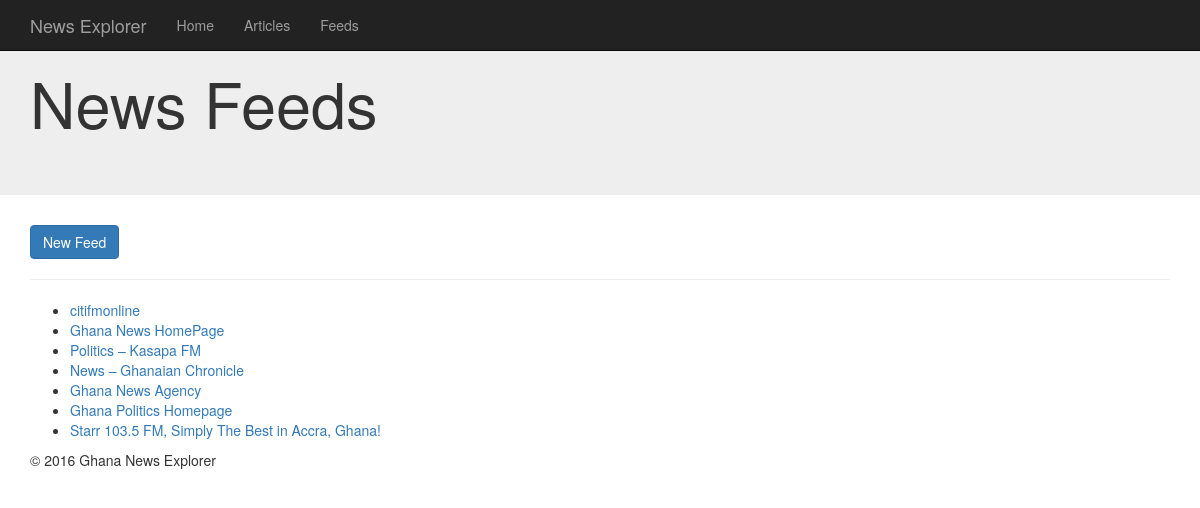
The page /news/feeds/ on the database as committed earlier.
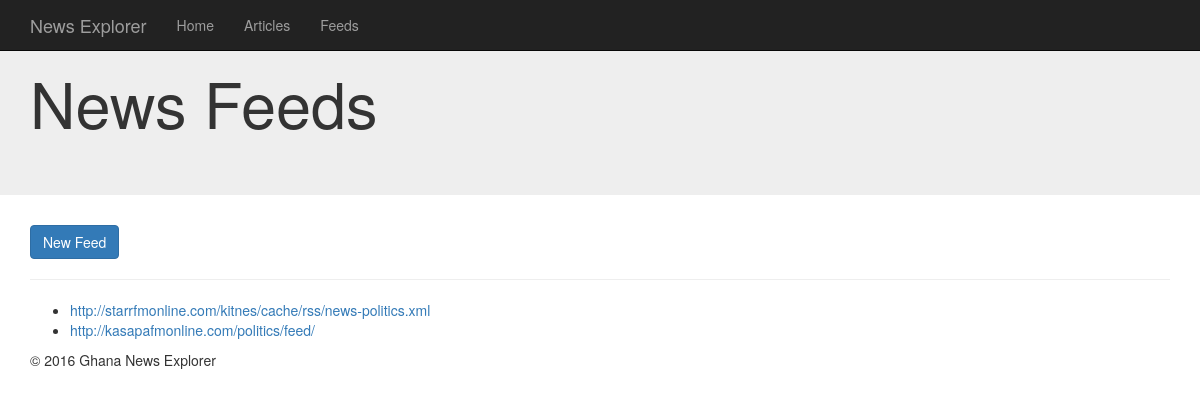
The same page on the database as committed later.
### news/models.py (models this page shows, shortened)
class Feed(models.Model):
    title = models.CharField(max_length=200)
    url = models.URLField()
    is_active = models.BooleanField(default=False)

### news/views.py (the view)
def feeds_list(request):
    feeds = Feed.objects.all()
    return render(request, 'news/feeds_list.html', {'feeds': feeds})

### news/templates/news/feeds_list.html
{% extends 'news/base.html' %}
{% block content %}
<div class="jumbotron">
  <div class="container">
    <h1>News Feeds</h1>
  </div>
</div>
<div class="container">
  <a href="{% url 'feed_new' %}" class="btn btn-primary">New Feed</a>
  <hr>
  <ul>
    {% for feed in feeds %}
      <li><a href="{{feed.url}}">{{feed.title}}</a></li>
    {% endfor %}
  </ul>
  <footer>
    <p>&copy; 2016 Ghana News Explorer</p>
  </footer>
</div>
{% endblock %}

### news/templates/news/base.html (shortened to what this page needs)
<!DOCTYPE html>
<html lang="en">
  <head>
    <link href="https://maxcdn.bootstrapcdn.com/bootstrap/3.3.6/css/bootstrap.min.css" rel="stylesheet">
  </head>
  <body>
    <nav class="navbar navbar-inverse navbar-fixed-top">
      <div class="container">
        <div class="navbar-header">
          <a class="navbar-brand" href="{% url 'homepage' %}">News Explorer</a>
        </div>
        <div id="navbar" class="navbar-collapse collapse">
          <ul class="nav navbar-nav">
            <li><a href="{% url 'homepage' %}">Home</a></li>
            <li><a href="{% url 'articles_list' %}">Articles</a></li>
            <li><a href="{% url 'feeds_list' %}">Feeds</a></li>
          </ul>
        </div>
      </div>
    </nav>
    {% block content %}
    {% endblock %}
    <link rel="stylesheet" type="text/css" href="//cdn.jsdelivr.net/bootstrap.daterangepicker/2/daterangepicker.css" />
  </body>
</html>

Rows that differ between the two databases and show on the page:
removed Feed: title "citifmonline"
removed Feed: title "Ghana News HomePage"
removed Feed: title "Politics – Kasapa FM"
removed Feed: title "News – Ghanaian Chronicle"
removed Feed: title "Ghana News Agency"
removed Feed: title "Ghana Politics Homepage"
removed Feed: title "Starr 103.5 FM, Simply The Best in Accra, Ghana!"
added Feed: title "http://starrfmonline.com/kitnes/cache/rss/news-politics.xml"
added Feed: title "http://kasapafmonline.com/politics/feed/"
